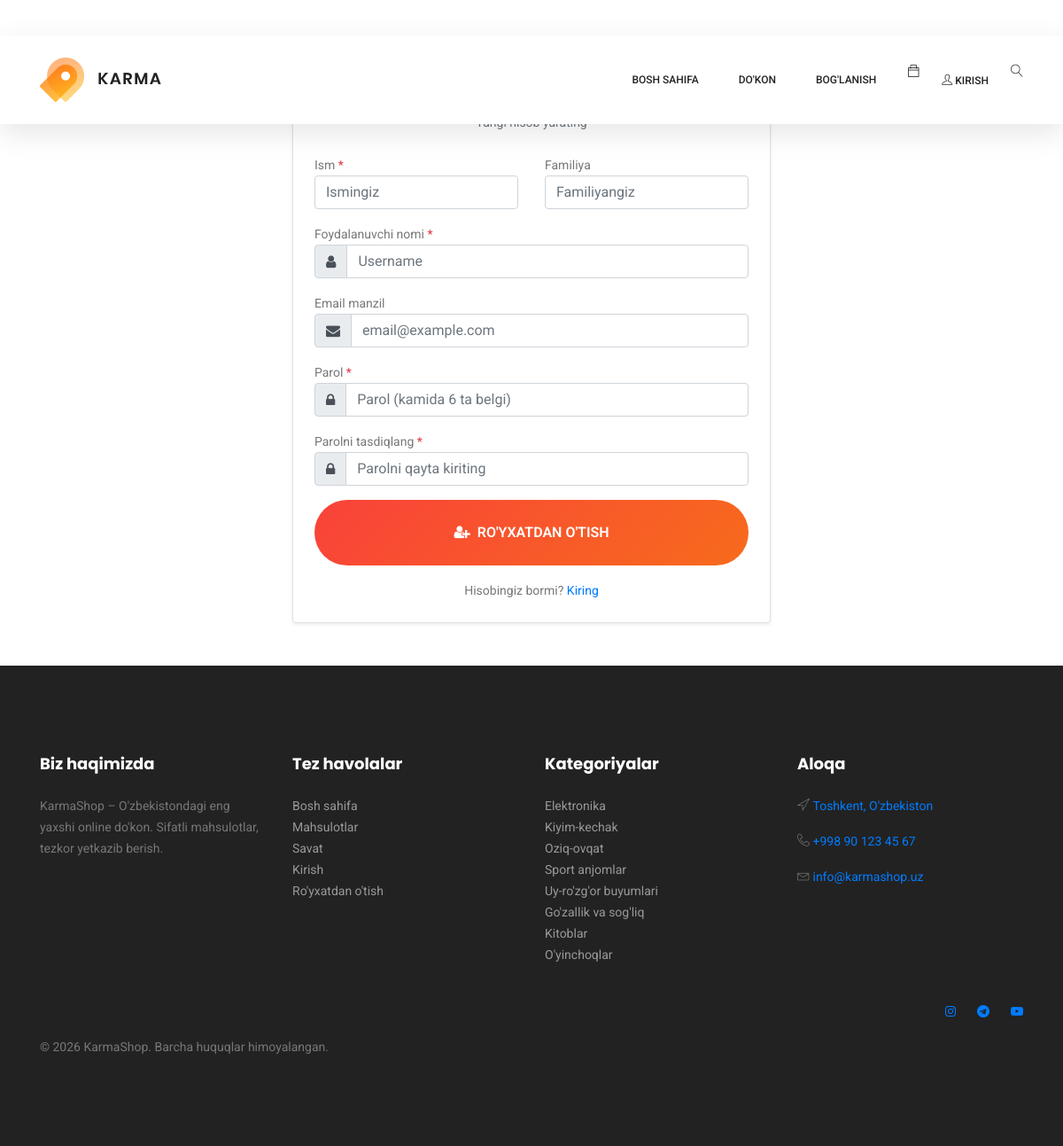
Screenshot of /royxat/ with the database file from the repository.
### shop/models.py (models this page shows, shortened)
class Category(models.Model):
    title = models.CharField(max_length=200, verbose_name="Nomi")
    created_at = models.DateTimeField(auto_now_add=True, verbose_name="Yaratilgan vaqt")
    class Meta:
        verbose_name = "Kategoriya"
        verbose_name_plural = "Kategoriyalar"

### shop/views.py (the view, shortened to what this page needs)
# urls.py: path('royxat/', views.register_page, name='register'),
def register_page(request):
    from django.contrib.auth import login
    from django.contrib.auth.models import User
    if request.user.is_authenticated:
        return redirect('home')
    categories = Category.objects.all()
    return render(request, 'register.html', {'categories': categories, 'cart_count': 0})

### templates/register.html (shortened to what this page needs)
{% extends 'base.html' %}
{% load static %}
{% block content %}
<section class="login_box_area py-5">
    <div class="container">
        <div class="row justify-content-center">
            <div class="col-lg-6 col-md-8">
                <div class="login-form p-4 border rounded shadow-sm">
                    <h3 class="text-center mb-4">Ro'yxatdan o'tish</h3>
                    <p class="text-center text-muted mb-4">Yangi hisob yarating</p>
                    <form method="POST" action="{% url 'register' %}">
                        <div class="row">
                            <div class="col-md-6">
                                <div class="form-group">
                                    <label>Ism <span class="text-danger">*</span></label>
                                    <input type="text" name="first_name" class="form-control"
                                        placeholder="Ismingiz" required>
                                </div>
                            </div>
                            <div class="col-md-6">
                                <div class="form-group">
                                    <label>Familiya</label>
                                    <input type="text" name="last_name" class="form-control"
                                        placeholder="Familiyangiz">
                                </div>
                            </div>
                        </div>
                        <div class="form-group">
                            <label>Foydalanuvchi nomi <span class="text-danger">*</span></label>
                            <div class="input-group">
                                <div class="input-group-prepend">
                                    <span class="input-group-text"><i class="fa fa-user"></i></span>
                                </div>
                                <input type="text" name="username" class="form-control"
                                    placeholder="Username" required>
                            </div>
                        </div>
                        <div class="form-group">
                            <label>Email manzil</label>
                            <div class="input-group">
                                <div class="input-group-prepend">
                                    <span class="input-group-text"><i class="fa fa-envelope"></i></span>
                                </div>
                                <input type="email" name="email" class="form-control"
                                    placeholder="email@example.com">
                            </div>
                        </div>
                        <div class="form-group">
                            <label>Parol <span class="text-danger">*</span></label>
                            <div class="input-group">
                                <div class="input-group-prepend">
                                    <span class="input-group-text"><i class="fa fa-lock"></i></span>
                                </div>
                                <input type="password" name="password1" class="form-control"
                                    placeholder="Parol (kamida 6 ta belgi)" required minlength="6">
                            </div>
                        </div>
                        <div class="form-group">
                            <label>Parolni tasdiqlang <span class="text-danger">*</span></label>
                            <div class="input-group">
                                <div class="input-group-prepend">
                                    <span class="input-group-text"><i class="fa fa-lock"></i></span>
                                </div>
                                <input type="password" name="password2" class="form-control"
                                    placeholder="Parolni qayta kiriting" required>
                            </div>
                        </div>
                        <button type="submit" class="btn primary-btn w-100 mb-3">
                            <i class="fa fa-user-plus mr-2"></i>Ro'yxatdan o'tish
                        </button>
                        <p class="text-center mb-0">
                            Hisobingiz bormi?
                            <a href="{% url 'login' %}" class="text-primary">Kiring</a>
                        </p>
                    </form>
                </div>
            </div>
        </div>
    </div>
</section>
{% endblock %}

### templates/base.html (shortened to what this page needs)
{% load static %}
<!DOCTYPE html>
<html lang="uz" class="no-js">
<head>
    <link rel="stylesheet" href="{% static 'css/linearicons.css' %}">
    <link rel="stylesheet" href="{% static 'css/font-awesome.min.css' %}">
    <link rel="stylesheet" href="{% static 'css/themify-icons.css' %}">
    <link rel="stylesheet" href="{% static 'css/bootstrap.css' %}">
    <link rel="stylesheet" href="{% static 'css/owl.carousel.css' %}">
    <link rel="stylesheet" href="{% static 'css/nice-select.css' %}">
    <link rel="stylesheet" href="{% static 'css/nouislider.min.css' %}">
    <link rel="stylesheet" href="{% static 'css/ion.rangeSlider.css' %}">
    <link rel="stylesheet" href="{% static 'css/ion.rangeSlider.skinFlat.css' %}">
    <link rel="stylesheet" href="{% static 'css/magnific-popup.css' %}">
    <link rel="stylesheet" href="{% static 'css/main.css' %}">
    <link rel="stylesheet" href="{% static 'css/shop-custom.css' %}">
</head>
<body>
<header class="header_area sticky-header">
    <div class="main_menu">
        <nav class="navbar navbar-expand-lg navbar-light main_box">
            <div class="container">
                <a class="navbar-brand logo_h" href="{% url 'home' %}">
                    <img src="{% static 'img/logo.png' %}" alt="KarmaShop">
                </a>
                <div class="collapse navbar-collapse offset" id="navbarSupportedContent">
                    <ul class="nav navbar-nav menu_nav ml-auto">
                        <li class="nav-item {% if request.resolver_match.url_name == 'home' %}active{% endif %}">
                            <a class="nav-link" href="{% url 'home' %}">Bosh sahifa</a>
                        </li>
                        <li class="nav-item submenu dropdown">
                            <a href="#" class="nav-link dropdown-toggle" data-toggle="dropdown"
                                role="button" aria-haspopup="true" aria-expanded="false">Do'kon</a>
                        </li>
                        <li class="nav-item {% if request.resolver_match.url_name == 'contact' %}active{% endif %}">
                            <a class="nav-link" href="#">Bog'lanish</a>
                        </li>
                    </ul>
                    <ul class="nav navbar-nav navbar-right">
                        <li class="nav-item">
                            <a href="{% url 'cart' %}" class="cart" title="Savat">
                                <span class="ti-bag"></span>
                            </a>
                        </li>
                        {% if user.is_authenticated %}
                        <li class="nav-item submenu dropdown">
                            <a href="#" class="nav-link dropdown-toggle" data-toggle="dropdown">
                                <span class="ti-user"></span> {{ user.first_name|default:user.username }}
                            </a>
                            <ul class="dropdown-menu">
                                {% if user.is_staff %}
                                <li class="nav-item">
                                    <a class="nav-link" href="/admin/">Admin panel</a>
                                </li>
                                {% endif %}
                                <li class="nav-item">
                                    <a class="nav-link" href="{% url 'logout' %}">Chiqish</a>
                                </li>
                            </ul>
                        </li>
                        {% else %}
                        <li class="nav-item">
                            <a class="nav-link" href="{% url 'login' %}">
                                <span class="ti-user"></span> Kirish
                            </a>
                        </li>
                        {% endif %}
                        <li class="nav-item">
                            <button class="search">
                                <span class="lnr lnr-magnifier" id="search"></span>
                            </button>
                        </li>
                    </ul>
                </div>
            </div>
        </nav>
    </div>
</header>
{% block content %}{% endblock %}
<footer class="footer-area section_gap">
    <div class="container">
        <div class="row footer_top">
            <div class="col-lg-3 col-md-6 col-sm-6">
                <div class="single-footer-widget">
                    <h6 class="footer_title">Biz haqimizda</h6>
                    <p>KarmaShop – O'zbekistondagi eng yaxshi online do'kon. Sifatli mahsulotlar, tezkor yetkazib berish.</p>
                </div>
            </div>
            <div class="col-lg-3 col-md-6 col-sm-6">
                <div class="single-footer-widget">
                    <h6 class="footer_title">Tez havolalar</h6>
                    <ul class="list">
                        <li><a href="{% url 'home' %}">Bosh sahifa</a></li>
                        <li><a href="{% url 'products' %}">Mahsulotlar</a></li>
                        <li><a href="{% url 'cart' %}">Savat</a></li>
                        {% if user.is_authenticated %}
                        <li><a href="{% url 'logout' %}">Chiqish</a></li>
                        {% else %}
                        <li><a href="{% url 'login' %}">Kirish</a></li>
                        <li><a href="{% url 'register' %}">Ro'yxatdan o'tish</a></li>
                        {% endif %}
                    </ul>
                </div>
            </div>
            <div class="col-lg-3 col-md-6 col-sm-6">
                <div class="single-footer-widget">
                    <h6 class="footer_title">Kategoriyalar</h6>
                    <ul class="list">
                        {% for cat in categories %}
                        <li><a href="{% url 'category_products' cat.pk %}">{{ cat.title }}</a></li>
                        {% endfor %}
                    </ul>
                </div>
            </div>
            <div class="col-lg-3 col-md-6 col-sm-6">
                <div class="single-footer-widget">
                    <h6 class="footer_title">Aloqa</h6>
                    <div class="footer_contact_info">
                        <p class="flex-row">
                            <span class="lnr lnr-location"></span>
                            <a href="#">Toshkent, O'zbekiston</a>
                        </p>
                        <p class="flex-row">
                            <span class="lnr lnr-phone-handset"></span>
                            <a href="tel:+998901234567">+998 90 123 45 67</a>
                        </p>
                        <p class="flex-row">
                            <span class="lnr lnr-envelope"></span>
                            <a href="mailto:info@karmashop.uz">info@karmashop.uz</a>
                        </p>
                    </div>
                </div>
            </div>
        </div>
        <div class="footer_bottom d-flex justify-content-between align-items-center flex-wrap">
            <p class="footer-text m-0">
                &copy; {% now "Y" %} KarmaShop. Barcha huquqlar himoyalangan.
            </p>
            <div class="social-link d-flex">
                <a href="#" class="mr-4" title="Instagram"><i class="fa fa-instagram"></i></a>
                <a href="#" class="mr-4" title="Telegram"><i class="fa fa-telegram"></i></a>
                <a href="#" title="YouTube"><i class="fa fa-youtube-play"></i></a>
            </div>
        </div>
    </div>
</footer>
</body>
</html>

### static/css/shop-custom.css (style rules this page uses)
.cart { position: relative; }
.btn.primary-btn, .genric-btn.primary { background: linear-gradient(135deg, #f9423a 0%, #f76b1c 100%); color: #fff !important; border: none; padding: 12px 28px; border-radius: 50px; font-weight: 600; transition: all 0.3s ease; }
.login-form { background: #fff; border-radius: 12px; }
.login-form h3 { color: #1a1a2e; font-weight: 700; }
footer .footer_title { color: #fff; font-weight: 700; }
footer .list li a { color: #999; transition: color 0.3s; }

### rows the page displays
Category: title "Elektronika"
Category: title "Kiyim-kechak"
Category: title "Oziq-ovqat"
Category: title "Sport anjomlar"
Category: title "Uy-ro'zg'or buyumlari"
Category: title "Go'zallik va sog'liq"
Category: title "Kitoblar"
Category: title "O'yinchoqlar"
